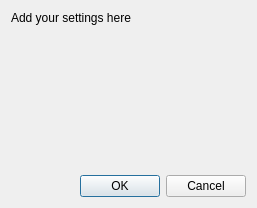
<?xml version="1.0" encoding="UTF-8"?>
<ui version="4.0">
 <class>TemplateSettingsDialog</class>
 <widget class="QDialog" name="TemplateSettingsDialog">
  <property name="geometry">
   <rect>
    <x>0</x>
    <y>0</y>
    <width>257</width>
    <height>208</height>
   </rect>
  </property>
  <property name="windowTitle">
   <string>Template Settings</string>
  </property>
  <layout class="QVBoxLayout" name="verticalLayout">
   <item>
    <widget class="QLabel" name="label">
     <property name="text">
      <string>Add your settings here</string>
     </property>
    </widget>
   </item>
   <item>
    <spacer name="verticalSpacer">
     <property name="orientation">
      <enum>Qt::Vertical</enum>
     </property>
     <property name="sizeHint" stdset="0">
      <size>
       <width>20</width>
       <height>40</height>
      </size>
     </property>
    </spacer>
   </item>
   <item>
    <widget class="QDialogButtonBox" name="buttonBox">
     <property name="orientation">
      <enum>Qt::Horizontal</enum>
     </property>
     <property name="standardButtons">
      <set>QDialogButtonBox::Cancel|QDialogButtonBox::Ok</set>
     </property>
    </widget>
   </item>
  </layout>
 </widget>
 <resources/>
 <connections>
  <connection>
   <sender>buttonBox</sender>
   <signal>accepted()</signal>
   <receiver>TemplateSettingsDialog</receiver>
   <slot>accept()</slot>
   <hints>
    <hint type="sourcelabel">
     <x>248</x>
     <y>254</y>
    </hint>
    <hint type="destinationlabel">
     <x>157</x>
     <y>274</y>
    </hint>
   </hints>
  </connection>
  <connection>
   <sender>buttonBox</sender>
   <signal>rejected()</signal>
   <receiver>TemplateSettingsDialog</receiver>
   <slot>reject()</slot>
   <hints>
    <hint type="sourcelabel">
     <x>316</x>
     <y>260</y>
    </hint>
    <hint type="destinationlabel">
     <x>286</x>
     <y>274</y>
    </hint>
   </hints>
  </connection>
 </connections>
</ui>
